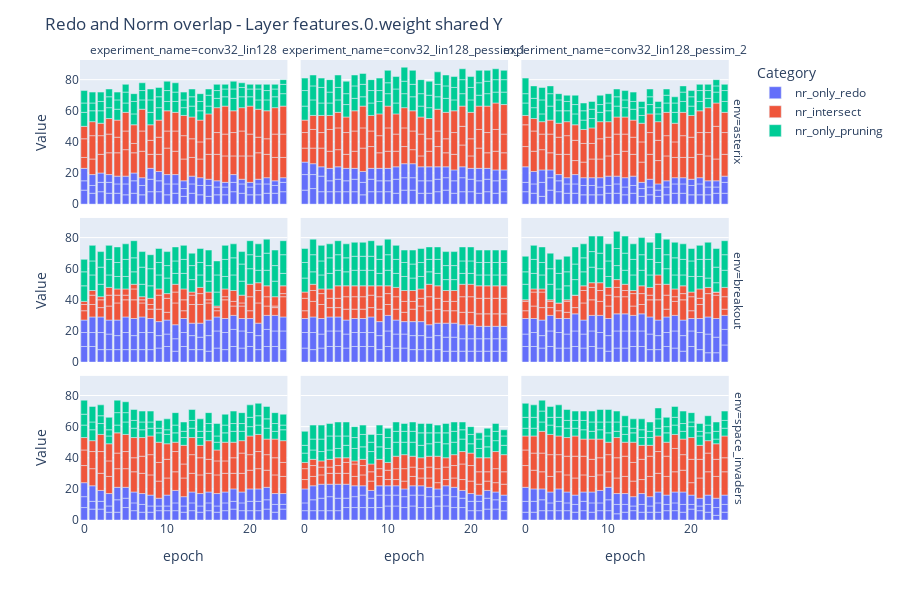
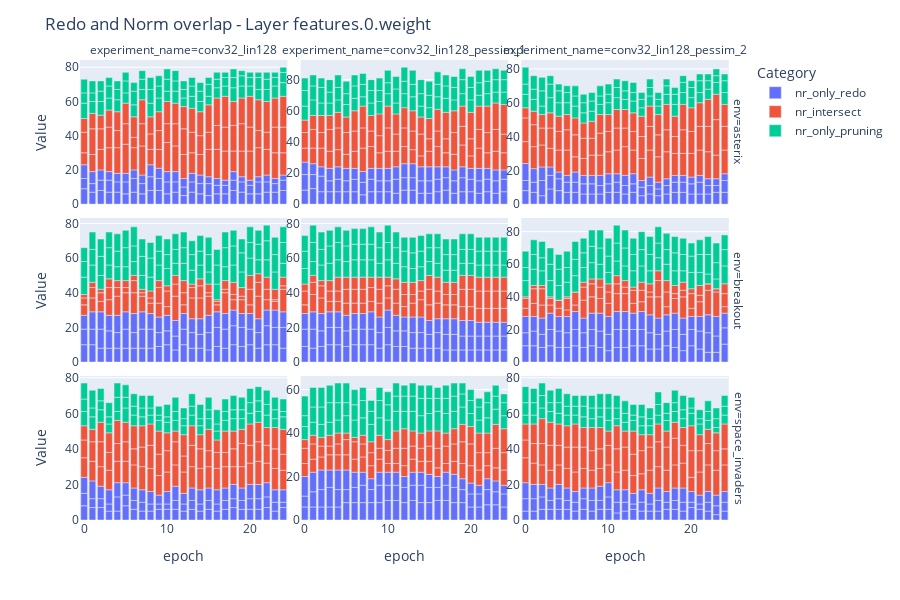
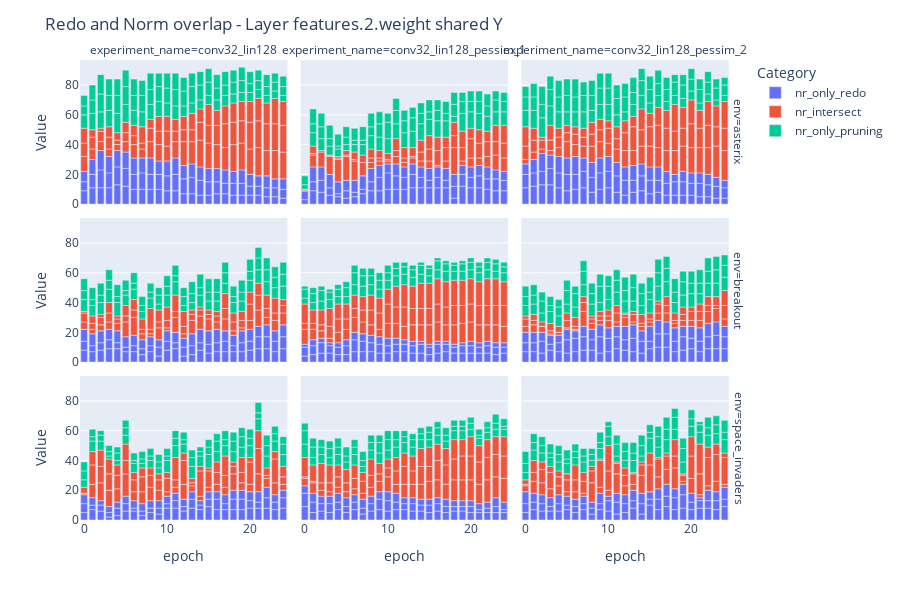
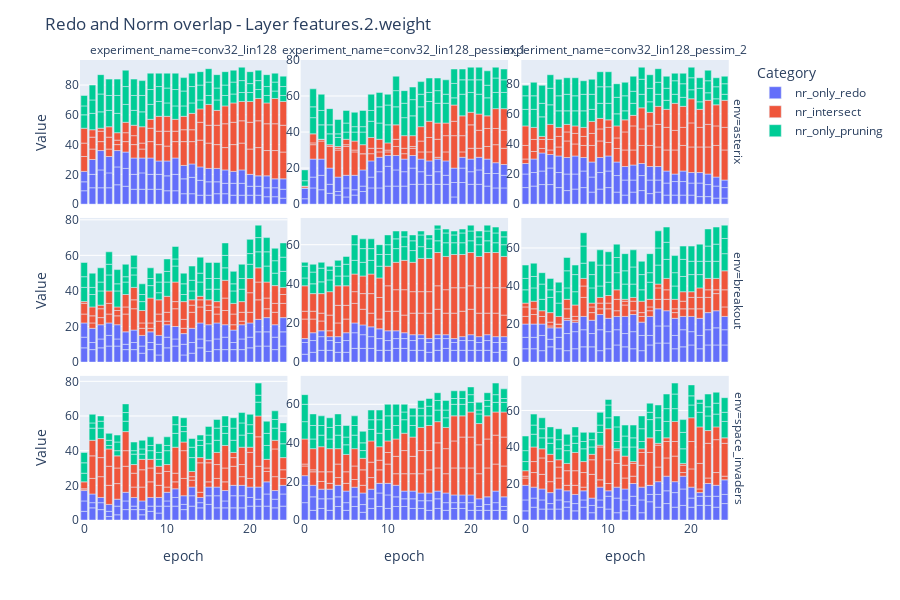

Write notebook code for charts like these, in order.
### Code cell
import plotly.graph_objects as go
import plotly.express as px
import plotly.io as pio

df_sub1 = df_res[df_res["experiment_name"].isin(['conv32_lin128', 'conv32_lin128_pessim_1',
       'conv32_lin128_pessim_2'])]

experiment_order = ['conv32_lin128', 'conv32_lin128_pessim_1',
       'conv32_lin128_pessim_2']

for layer in df_sub1["layer"].unique():
    sub_df = df_sub1[(df_sub1["tau"] == 0.025) & (df_sub1["layer"] == layer)]

    melted_df = sub_df.melt(id_vars=['env', 'experiment_name', 'epoch'],
                            value_vars=['nr_only_redo', 'nr_intersect', 'nr_only_pruning'],
                            var_name='Category', value_name='Value')

    fig = px.bar(melted_df, x="epoch", y="Value", color="Category", facet_row="env", facet_col="experiment_name",
                category_orders={"experiment_name": experiment_order}, 
                height=600)
    
    title = f"Redo and Norm overlap - Layer {layer} shared Y"
    file_path = f"imgs/{title}.png"

    # Save the figure as a PNG image
    # pio.write_image(fig, file_path)

    fig.update_layout(title=title)
    fig.show()


    melted_df = sub_df.melt(id_vars=['env', 'experiment_name', 'epoch'],
                            value_vars=['nr_only_redo', 'nr_intersect', 'nr_only_pruning'],
                            var_name='Category', value_name='Value')

    fig = px.bar(melted_df, x="epoch", y="Value", color="Category", facet_row="env", facet_col="experiment_name",
                category_orders={"experiment_name": experiment_order}, height=600)

    fig.update_yaxes(matches=None, showticklabels=True)

    title = f"Redo and Norm overlap - Layer {layer}"
    file_path = f"imgs/{title}.png"
    
    # Save the figure as a PNG image
    # pio.write_image(fig, file_path)

    fig.update_layout(title=title)

    fig.show()
